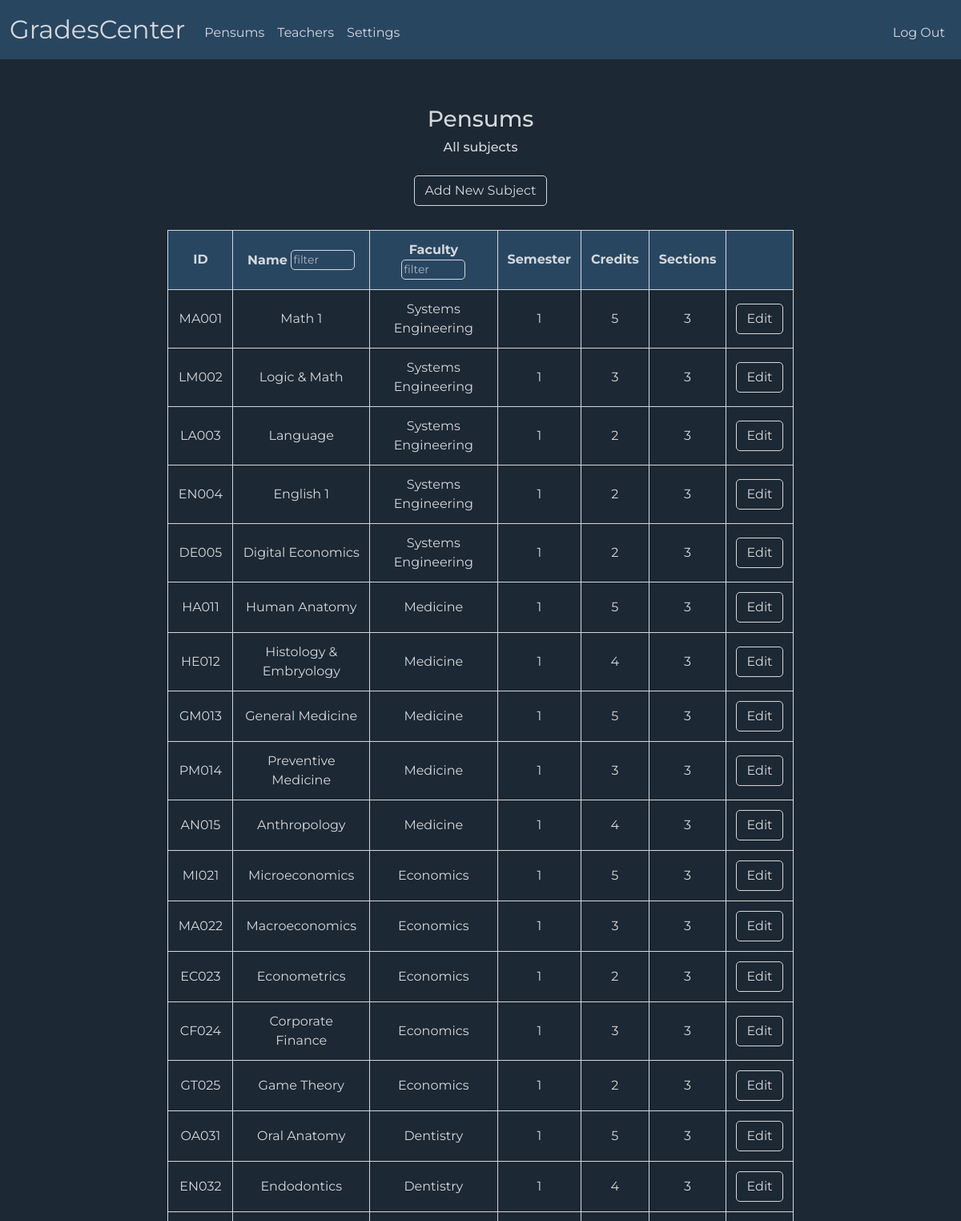
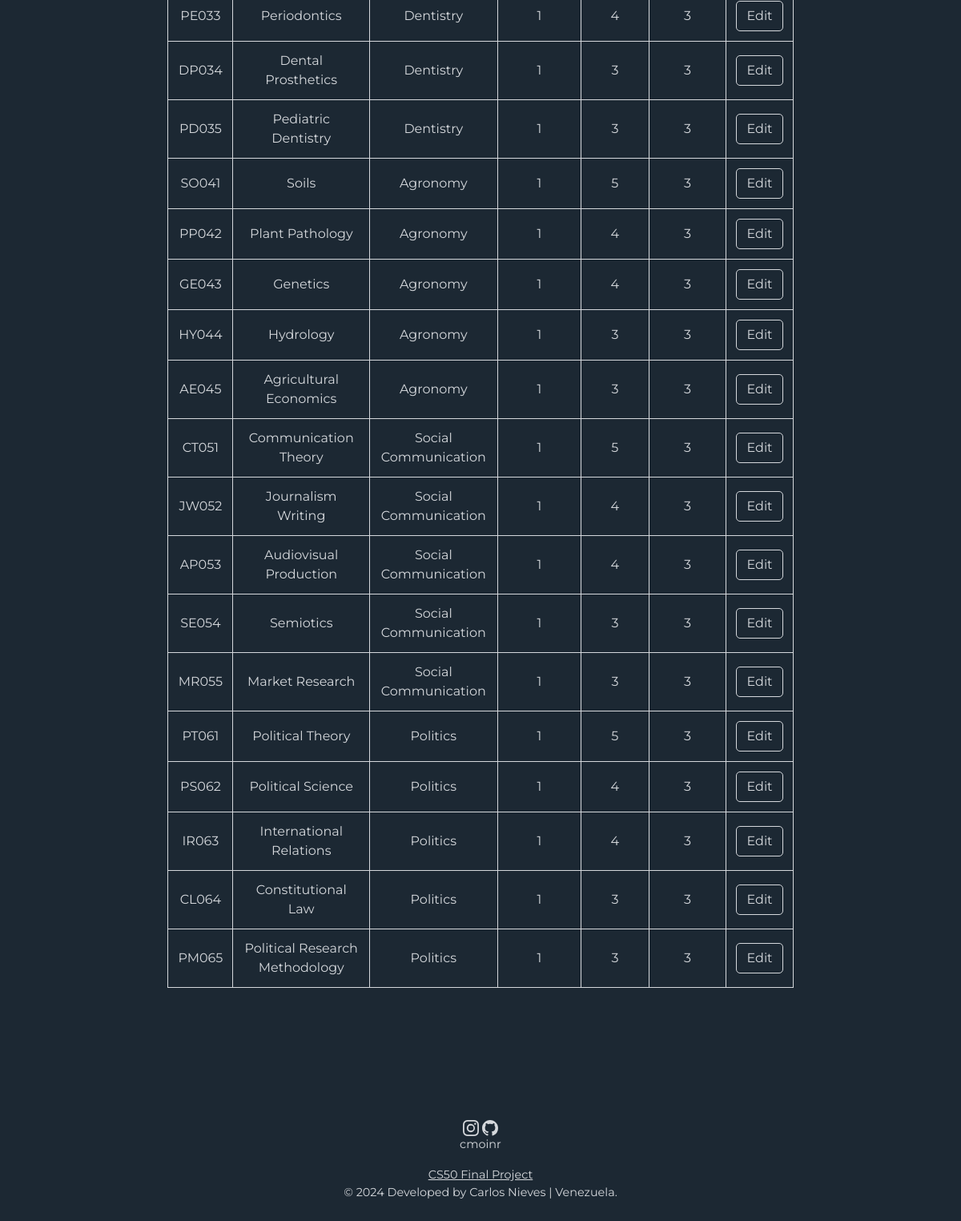
Page /admin_pensums (signed in) on the committed database (2 pictures, top to bottom).
### tables this page shows
CREATE TABLE subjects (
    id VARCHAR(16),
    name TEXT NOT NULL,
    department_id VARCHAR(16) NOT NULL,
    semester INTEGER NOT NULL,
    credits INTEGER NOT NULL,
    sections INTEGER NOT NULL,
    PRIMARY KEY(id),
    FOREIGN KEY(department_id) REFERENCES departments(id) ON DELETE CASCADE
);

CREATE TABLE departments (
    id VARCHAR(16),
    field TEXT NOT NULL,
    PRIMARY KEY(id)
);

### app.py (the view)
@app.route("/admin_pensums", methods=["GET", "POST"])
@admin_required
def admin_pensums():
    if request.method == "POST":
        selected = request.form.get("selected")
        section = request.form.get("selected_section")
        if not section:
            return apology("no section selected", 400, redirect_url="/subjects")
        teaching = db.execute("""
            SELECT teaching.section_id
            FROM teaching
            JOIN sections ON teaching.section_id = sections.id
            WHERE teaching.teacher_id = ?
            AND sections.section_number = ?
            AND sections.subject_id = ?
        """, session["user_id"], section, selected)
        already = db.execute("""
            SELECT teaching.teacher_id
            FROM sections
            JOIN teaching ON sections.id = teaching.section_id
            WHERE sections.subject_id = ?
            AND sections.section_number = ?
        """, selected, section)
        if len(teaching) == 1:
            return apology("registered subject", 400, redirect_url="/subjects")
        elif len(already) == 1:
            return apology("another teacher already teaches this section", 400, redirect_url="/subjects")
        else:
            section_id = db.execute("""
                SELECT id
                FROM sections
                WHERE subject_id = ?
                AND section_number = ?
            """, selected, section)
            db.execute("""
                INSERT INTO teaching (teacher_id, section_id)
                VALUES(?, ?)
            """, session["user_id"], section_id[0]["id"])
            return redirect("/")
    else:
        subjects = db.execute("""
            SELECT subjects.id, subjects.name, departments.field, subjects.semester, subjects.sections, subjects.credits
            FROM subjects
            JOIN departments ON subjects.department_id = departments.id
        """)
        return render_template("admin_pensums.html", subjects=subjects)

### app.py (called while the page is built)
@app.after_request
def after_request(response):
    response.headers["Cache-Control"] = "no-cache, no-store, must-revalidate"
    response.headers["Expires"] = 0
    response.headers["Pragma"] = "no-cache"
    return response

### helpers.py (called while the page is built)
def admin_required(f):
    @wraps(f)
    def decorated_function(*args, **kwargs):
        if session.get("role") != "admin":
            return redirect("/admin_login")
        return f(*args, **kwargs)
    return decorated_function

### templates/admin_pensums.html (shortened to what this page needs)
{% extends "layout.html" %}
{% block main %}
    <div class="mb-3">
        <h3>Pensums</h3>
        <h6>All subjects</h6>
    </div>
    <div class="mb-3">
        <button class="btn btn-primary" id="new_strategy" type="button" onclick="addStrategies()">Add New Subject</button>
        <table>
            <thead>
                <tr class="high">
                    <th>ID</th>
                    <th>Name <input class="filter" type="text" id="filterName" placeholder="filter"></th>
                    <th>Faculty <input class="filter" type="text" id="filterFaculty" placeholder="filter"></th>
                    <th>Semester</th>
                    <th>Credits</th>
                    <th>Sections</th>
                    <th></th>
                </tr>
            </thead>
            <tbody>
                {% for subject in subjects %}
                    <tr>
                        <td>{{ subject['id'] }}</td>
                        <td>{{ subject['name'] }}</td>
                        <td>{{ subject['field'] }}</td>
                        <td>{{ subject['semester'] }}</td>
                        <td>{{ subject['credits'] }}</td>
                        <td>{{ subject['sections'] }}</td>
                        <td>
                            <button class="btn btn-primary" type="button" onclick="editStrategies(this)">Edit</button>
                        </td>
                    </tr>
                {% endfor %}
            </tbody>
        </table>
    </div>
{% endblock %}

### static/styles.css (style rules this page uses)
body { font-family: 'Montserrat', sans-serif; background-color:#1c2833; }
h3, h5, h6 { color: #d5d8dc; }
table { background-color: transparent; margin-bottom: 1rem; width: 70%; margin-left: auto; margin-right: auto; color: #d5d8dc; }
table th, table td { border: 1px solid #d5d8dc; padding: 0.75rem; vertical-align: middle; }
.high { background-color: #294661; border: 1px solid #d5d8dc; }
.btn { background-color: transparent; border-radius: 5px; color: #d5d8dc; border: 0.5px solid #d5d8dc; transition-duration: 0.5s; }
input { background-color: #294661; outline: none; border: none; border-radius: 5px; color: #d5d8dc; width: 200px; height: 35px; }
#filterID, #filterName, #filterSurname, #filterFaculty { font-size: 14px; }
input::placeholder { color: #d5d8dcc2; }
.filter { height: 25px; width: 80px; border: 0.5px solid #d5d8dc; }
#new_strategy { margin-top: 10px; margin-bottom: 30px; }

### rows in the picture
subjects: id "MA001", name "Math 1", field "Systems Engineering", semester "1", credits "5", sections "3"
subjects: id "LM002", name "Logic & Math", field "Systems Engineering", semester "1", credits "3", sections "3"
subjects: id "LA003", name "Language", field "Systems Engineering", semester "1", credits "2", sections "3"
subjects: id "EN004", name "English 1", field "Systems Engineering", semester "1", credits "2", sections "3"
subjects: id "DE005", name "Digital Economics", field "Systems Engineering", semester "1", credits "2", sections "3"
subjects: id "HA011", name "Human Anatomy", field "Medicine", semester "1", credits "5", sections "3"
subjects: id "HE012", name "Histology & Embryology", field "Medicine", semester "1", credits "4", sections "3"
subjects: id "GM013", name "General Medicine", field "Medicine", semester "1", credits "5", sections "3"
subjects: id "PM014", name "Preventive Medicine", field "Medicine", semester "1", credits "3", sections "3"
subjects: id "AN015", name "Anthropology", field "Medicine", semester "1", credits "4", sections "3"
subjects: id "MI021", name "Microeconomics", field "Economics", semester "1", credits "5", sections "3"
subjects: id "MA022", name "Macroeconomics", field "Economics", semester "1", credits "3", sections "3"
subjects: id "EC023", name "Econometrics", field "Economics", semester "1", credits "2", sections "3"
subjects: id "CF024", name "Corporate Finance", field "Economics", semester "1", credits "3", sections "3"
subjects: id "GT025", name "Game Theory", field "Economics", semester "1", credits "2", sections "3"
subjects: id "OA031", name "Oral Anatomy", field "Dentistry", semester "1", credits "5", sections "3"
subjects: id "EN032", name "Endodontics", field "Dentistry", semester "1", credits "4", sections "3"
subjects: id "PE033", name "Periodontics", field "Dentistry", semester "1", credits "4", sections "3"
subjects: id "DP034", name "Dental Prosthetics", field "Dentistry", semester "1", credits "3", sections "3"
subjects: id "PD035", name "Pediatric Dentistry", field "Dentistry", semester "1", credits "3", sections "3"
subjects: id "SO041", name "Soils", field "Agronomy", semester "1", credits "5", sections "3"
subjects: id "PP042", name "Plant Pathology", field "Agronomy", semester "1", credits "4", sections "3"
subjects: id "GE043", name "Genetics", field "Agronomy", semester "1", credits "4", sections "3"
subjects: id "HY044", name "Hydrology", field "Agronomy", semester "1", credits "3", sections "3"
subjects: id "AE045", name "Agricultural Economics", field "Agronomy", semester "1", credits "3", sections "3"
subjects: id "CT051", name "Communication Theory", field "Social Communication", semester "1", credits "5", sections "3"
subjects: id "JW052", name "Journalism Writing", field "Social Communication", semester "1", credits "4", sections "3"
subjects: id "AP053", name "Audiovisual Production", field "Social Communication", semester "1", credits "4", sections "3"
subjects: id "SE054", name "Semiotics", field "Social Communication", semester "1", credits "3", sections "3"
subjects: id "MR055", name "Market Research", field "Social Communication", semester "1", credits "3", sections "3"
subjects: id "PT061", name "Political Theory", field "Politics", semester "1", credits "5", sections "3"
subjects: id "PS062", name "Political Science", field "Politics", semester "1", credits "4", sections "3"
subjects: id "IR063", name "International Relations", field "Politics", semester "1", credits "4", sections "3"
subjects: id "CL064", name "Constitutional Law", field "Politics", semester "1", credits "3", sections "3"
subjects: id "PM065", name "Political Research Methodology", field "Politics", semester "1", credits "3", sections "3"
